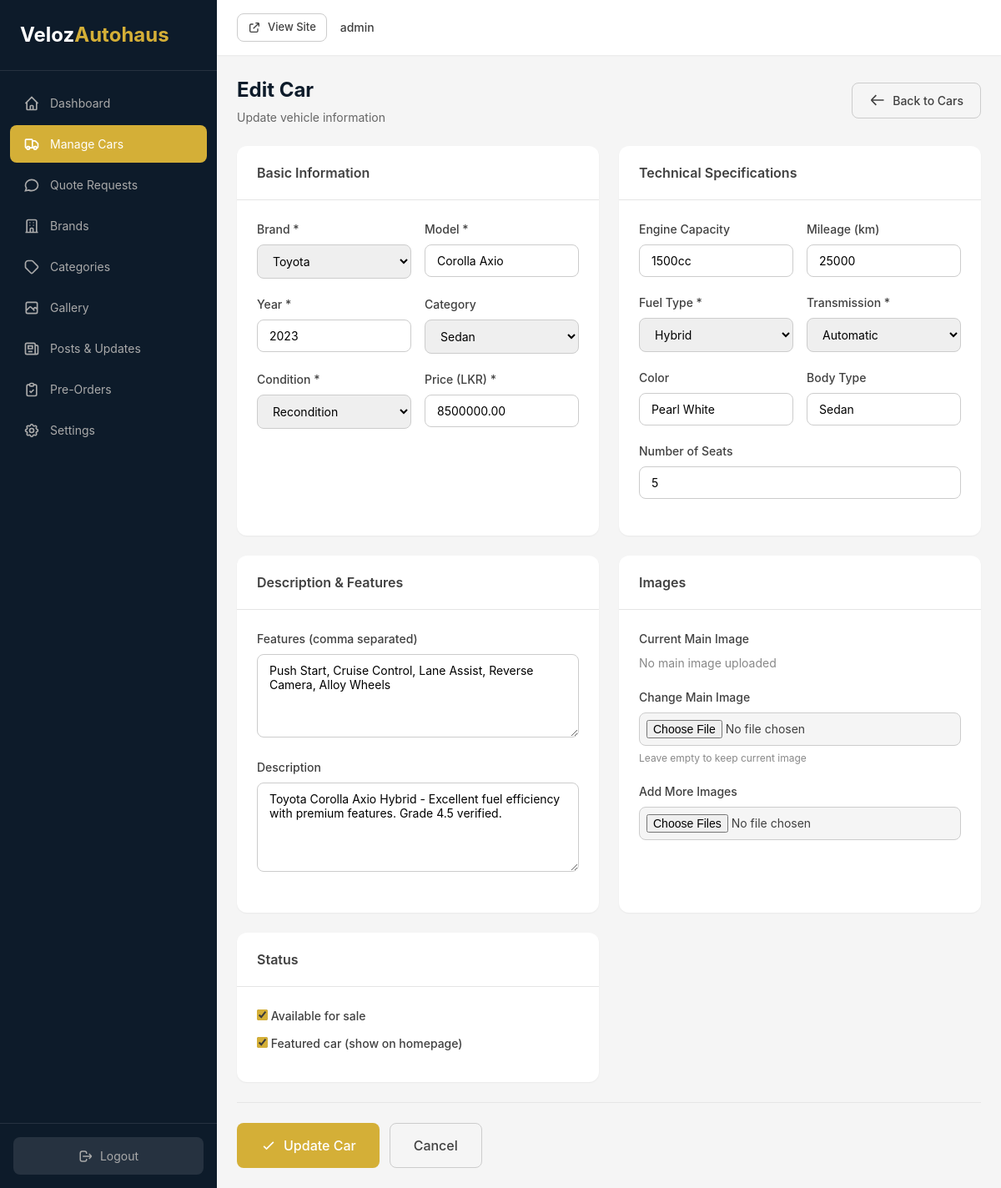
Page /admin/car-edit.php?id=1 (signed in) on the committed database.
### tables this page shows
CREATE TABLE IF NOT EXISTS cars (
    id INT AUTO_INCREMENT PRIMARY KEY,
    brand_id INT,
    category_id INT,
    model VARCHAR(100) NOT NULL,
    year INT NOT NULL,
    condition_type ENUM('brand_new', 'recondition') NOT NULL,
    price DECIMAL(15, 2) NOT NULL,
    mileage INT DEFAULT 0,
    engine_capacity VARCHAR(50),
    fuel_type ENUM('petrol', 'diesel', 'hybrid', 'electric') NOT NULL,
    transmission ENUM('automatic', 'manual', 'cvt') NOT NULL,
    color VARCHAR(50),
    body_type VARCHAR(50),
    seats INT DEFAULT 5,
    features TEXT,
    description TEXT,
    main_image VARCHAR(255),
    is_featured TINYINT(1) DEFAULT 0,
    is_available TINYINT(1) DEFAULT 1,
    created_at TIMESTAMP DEFAULT CURRENT_TIMESTAMP,
    updated_at TIMESTAMP DEFAULT CURRENT_TIMESTAMP ON UPDATE CURRENT_TIMESTAMP,
    FOREIGN KEY (brand_id) REFERENCES car_brands(id) ON DELETE SET NULL,
    FOREIGN KEY (category_id) REFERENCES car_categories(id) ON DELETE SET NULL
);

CREATE TABLE IF NOT EXISTS car_brands (
    id INT AUTO_INCREMENT PRIMARY KEY,
    name VARCHAR(100) NOT NULL,
    logo VARCHAR(255),
    created_at TIMESTAMP DEFAULT CURRENT_TIMESTAMP
);

CREATE TABLE IF NOT EXISTS car_categories (
    id INT AUTO_INCREMENT PRIMARY KEY,
    name VARCHAR(100) NOT NULL,
    description TEXT,
    created_at TIMESTAMP DEFAULT CURRENT_TIMESTAMP
);

### admin/car-edit.php (the view, shortened to what this page needs)
<?php
$conn = getDBConnection();
$car_id = isset($_GET['id']) ? (int)$_GET['id'] : 0;
$stmt = $conn->prepare("SELECT * FROM cars WHERE id = ?");
$stmt->bind_param("i", $car_id);
$stmt->execute();
$car = $stmt->get_result()->fetch_assoc();
$brands = $conn->query("SELECT * FROM car_brands ORDER BY name");
$categories = $conn->query("SELECT * FROM car_categories ORDER BY name");
?>
<!DOCTYPE html>
<html lang="en">
<head>
    <link rel="stylesheet" href="../assets/css/admin.css">
</head>
<body>
    <div class="admin-wrapper">
        <?php include 'includes/sidebar.php'; ?>
        <main class="admin-main">
            <?php include 'includes/header.php'; ?>
            <div class="admin-content">
                <div class="page-header">
                    <div>
                        <h1>Edit Car</h1>
                        <p>Update vehicle information</p>
                    </div>
                    <a href="cars.php" class="btn btn-outline">
                        <svg viewBox="0 0 24 24" fill="none" stroke="currentColor" stroke-width="2" width="20" height="20">
                            <path d="M10 19l-7-7m0 0l7-7m-7 7h18"/>
                        </svg>
                        Back to Cars
                    </a>
                </div>
                <form method="POST" enctype="multipart/form-data" class="car-form">
                    <div class="form-grid">
                        <div class="card">
                            <div class="card-header">
                                <h2>Basic Information</h2>
                            </div>
                            <div class="card-body">
                                <div class="form-row">
                                    <div class="form-group">
                                        <label for="brand_id">Brand *</label>
                                        <select name="brand_id" id="brand_id" required>
                                            <?php while ($brand = $brands->fetch_assoc()): ?>
                                                <option value="<?php echo $brand['id']; ?>" <?php echo $car['brand_id'] == $brand['id'] ? 'selected' : ''; ?>>
                                                    <?php echo htmlspecialchars($brand['name']); ?>
                                                </option>
                                            <?php endwhile; ?>
                                        </select>
                                    </div>
                                    <div class="form-group">
                                        <label for="model">Model *</label>
                                        <input type="text" name="model" id="model" required value="<?php echo htmlspecialchars($car['model']); ?>">
                                    </div>
                                </div>
                                <div class="form-row">
                                    <div class="form-group">
                                        <label for="year">Year *</label>
                                        <input type="number" name="year" id="year" required min="1990" max="<?php echo date('Y') + 1; ?>" value="<?php echo $car['year']; ?>">
                                    </div>
                                    <div class="form-group">
                                        <label for="category_id">Category</label>
                                        <select name="category_id" id="category_id">
                                            <?php while ($category = $categories->fetch_assoc()): ?>
                                                <option value="<?php echo $category['id']; ?>" <?php echo $car['category_id'] == $category['id'] ? 'selected' : ''; ?>>
                                                    <?php echo htmlspecialchars($category['name']); ?>
                                                </option>
                                            <?php endwhile; ?>
                                        </select>
                                    </div>
                                </div>
                                <div class="form-row">
                                    <div class="form-group">
                                        <label for="condition_type">Condition *</label>
                                        <select name="condition_type" id="condition_type" required>
                                            <option value="recondition" <?php echo $car['condition_type'] === 'recondition' ? 'selected' : ''; ?>>Recondition</option>
                                        </select>
                                    </div>
                                    <div class="form-group">
                                        <label for="price">Price (LKR) *</label>
                                        <input type="number" name="price" id="price" required min="0" step="1000" value="<?php echo $car['price']; ?>">
                                    </div>
                                </div>
                            </div>
                        </div>
                        <div class="card">
                            <div class="card-header">
                                <h2>Technical Specifications</h2>
                            </div>
                            <div class="card-body">
                                <div class="form-row">
                                    <div class="form-group">
                                        <label for="engine_capacity">Engine Capacity</label>
                                        <input type="text" name="engine_capacity" id="engine_capacity" value="<?php echo htmlspecialchars($car['engine_capacity']); ?>">
                                    </div>
                                    <div class="form-group">
                                        <label for="mileage">Mileage (km)</label>
                                        <input type="number" name="mileage" id="mileage" min="0" value="<?php echo $car['mileage']; ?>">
                                    </div>
                                </div>
                                <div class="form-row">
                                    <div class="form-group">
                                        <label for="fuel_type">Fuel Type *</label>
                                        <select name="fuel_type" id="fuel_type" required>
                                            <option value="hybrid" <?php echo $car['fuel_type'] === 'hybrid' ? 'selected' : ''; ?>>Hybrid</option>
                                        </select>
                                    </div>
                                    <div class="form-group">
                                        <label for="transmission">Transmission *</label>
                                        <select name="transmission" id="transmission" required>
                                            <option value="automatic" <?php echo $car['transmission'] === 'automatic' ? 'selected' : ''; ?>>Automatic</option>
                                        </select>
                                    </div>
                                </div>
                                <div class="form-row">
                                    <div class="form-group">
                                        <label for="color">Color</label>
                                        <input type="text" name="color" id="color" value="<?php echo htmlspecialchars($car['color']); ?>">
                                    </div>
                                    <div class="form-group">
                                        <label for="body_type">Body Type</label>
                                        <input type="text" name="body_type" id="body_type" value="<?php echo htmlspecialchars($car['body_type']); ?>">
                                    </div>
                                </div>
                                <div class="form-group">
                                    <label for="seats">Number of Seats</label>
                                    <input type="number" name="seats" id="seats" min="2" max="12" value="<?php echo $car['seats']; ?>">
                                </div>
                            </div>
                        </div>
                        <div class="card">
                            <div class="card-header">
                                <h2>Description & Features</h2>
                            </div>
                            <div class="card-body">
                                <div class="form-group">
                                    <label for="features">Features (comma separated)</label>
                                    <textarea name="features" id="features" rows="3"><?php echo htmlspecialchars($car['features']); ?></textarea>
                                </div>
                                <div class="form-group">
                                    <label for="description">Description</label>
                                    <textarea name="description" id="description" rows="5"><?php echo htmlspecialchars($car['description']); ?></textarea>
                                </div>
                            </div>
                        </div>
                        <div class="card">
                            <div class="card-header">
                                <h2>Images</h2>
                            </div>
                            <div class="card-body">
                                <div class="form-group">
                                    <label>Current Main Image</label>
                                    <?php if ($car['main_image']): ?>
                                        <div class="current-image">
                                            <img src="../uploads/cars/<?php echo htmlspecialchars($car['main_image']); ?>" alt="Current main image">
                                        </div>
                                    <?php else: ?>
                                        <p class="text-muted">No main image uploaded</p>
                                    <?php endif; ?>
                                </div>
                                <div class="form-group">
                                    <label for="main_image">Change Main Image</label>
                                    <input type="file" name="main_image" id="main_image" accept="image/*">
                                    <small class="form-help">Leave empty to keep current image</small>
                                </div>
                                <div class="form-group">
                                    <label for="additional_images">Add More Images</label>
                                    <input type="file" name="additional_images[]" id="additional_images" accept="image/*" multiple>
                                </div>
                            </div>
                        </div>
                        <div class="card">
                            <div class="card-header">
                                <h2>Status</h2>
                            </div>
                            <div class="card-body">
                                <div class="form-group checkbox-group">
                                    <label class="checkbox-label">
                                        <input type="checkbox" name="is_available" value="1" <?php echo $car['is_available'] ? 'checked' : ''; ?>>
                                        <span>Available for sale</span>
                                    </label>
                                </div>
                                <div class="form-group checkbox-group">
                                    <label class="checkbox-label">
                                        <input type="checkbox" name="is_featured" value="1" <?php echo $car['is_featured'] ? 'checked' : ''; ?>>
                                        <span>Featured car (show on homepage)</span>
                                    </label>
                                </div>
                            </div>
                        </div>
                    </div>
                    <div class="form-actions">
                        <button type="submit" class="btn btn-primary btn-lg">
                            <svg viewBox="0 0 24 24" fill="none" stroke="currentColor" stroke-width="2" width="20" height="20">
                                <path d="M5 13l4 4L19 7"/>
                            </svg>
                            Update Car
                        </button>
                        <a href="cars.php" class="btn btn-outline btn-lg">Cancel</a>
                    </div>
                </form>
            </div>
        </main>
    </div>
</body>
</html>

### rows in the picture
cars: brand_id "Toyota", model "Corolla Axio", year "2023", category_id "Sedan", condition_type "Recondition", price "8500000.00", engine_capacity "1500cc", mileage "25000", fuel_type "Hybrid", transmission "Automatic", color "Pearl White", body_type "Sedan", seats "5", features "Push Start, Cruise Control, Lane Assist, Reverse Camera, Alloy Wheels", description "Toyota Corolla Axio Hybrid - Excellent fuel efficiency with premium features. Grade 4.5 verified.", is_available "☑", is_featured "☑"

### other values in the picture
$_SESSION['admin_username'] "admin"
